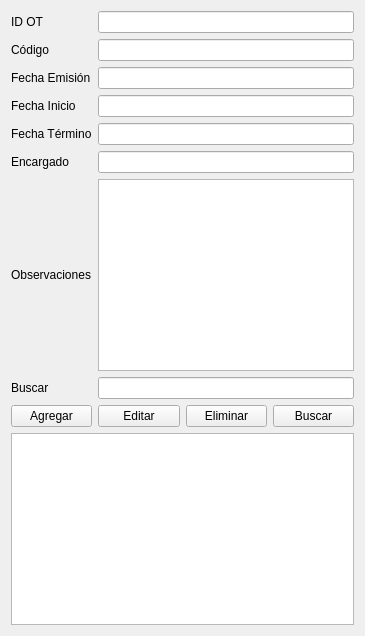
<?xml version="1.0" encoding="UTF-8"?>
<ui version="4.0">
 <class>OrdenesTrabajoForm</class>
 <widget class="QWidget" name="OrdenesTrabajoForm">
  <layout class="QVBoxLayout" name="verticalLayout">
   <item>
    <layout class="QGridLayout" name="formLayout">
     <item row="0" column="0"><widget class="QLabel" name="labelID"><property name="text"><string>ID OT</string></property></widget></item>
     <item row="0" column="1"><widget class="QLineEdit" name="inputID"/></item>
     <item row="1" column="0"><widget class="QLabel" name="labelCodigo"><property name="text"><string>Código</string></property></widget></item>
     <item row="1" column="1"><widget class="QLineEdit" name="inputCodigo"/></item>
     <item row="2" column="0"><widget class="QLabel" name="labelFechaEmision"><property name="text"><string>Fecha Emisión</string></property></widget></item>
     <item row="2" column="1"><widget class="QLineEdit" name="inputFechaEmision"/></item>
     <item row="3" column="0"><widget class="QLabel" name="labelFechaInicio"><property name="text"><string>Fecha Inicio</string></property></widget></item>
     <item row="3" column="1"><widget class="QLineEdit" name="inputFechaInicio"/></item>
     <item row="4" column="0"><widget class="QLabel" name="labelFechaTermino"><property name="text"><string>Fecha Término</string></property></widget></item>
     <item row="4" column="1"><widget class="QLineEdit" name="inputFechaTermino"/></item>
     <item row="5" column="0"><widget class="QLabel" name="labelEncargado"><property name="text"><string>Encargado</string></property></widget></item>
     <item row="5" column="1"><widget class="QLineEdit" name="inputEncargado"/></item>
     <item row="6" column="0"><widget class="QLabel" name="labelObservaciones"><property name="text"><string>Observaciones</string></property></widget></item>
     <item row="6" column="1"><widget class="QTextEdit" name="inputObservaciones"/></item>
     <item row="7" column="0"><widget class="QLabel" name="labelBuscar"><property name="text"><string>Buscar</string></property></widget></item>
     <item row="7" column="1"><widget class="QLineEdit" name="inputBuscar"/></item>
    </layout>
   </item>
   <item>
    <layout class="QHBoxLayout" name="botonesLayout">
     <item><widget class="QPushButton" name="btnAgregar"><property name="text"><string>Agregar</string></property></widget></item>
     <item><widget class="QPushButton" name="btnEditar"><property name="text"><string>Editar</string></property></widget></item>
     <item><widget class="QPushButton" name="btnEliminar"><property name="text"><string>Eliminar</string></property></widget></item>
     <item><widget class="QPushButton" name="btnBuscar"><property name="text"><string>Buscar</string></property></widget></item>
    </layout>
   </item>
   <item>
    <widget class="QTableWidget" name="tablaOT"/>
   </item>
  </layout>
 </widget>
 <resources/>
 <connections/>
</ui>
